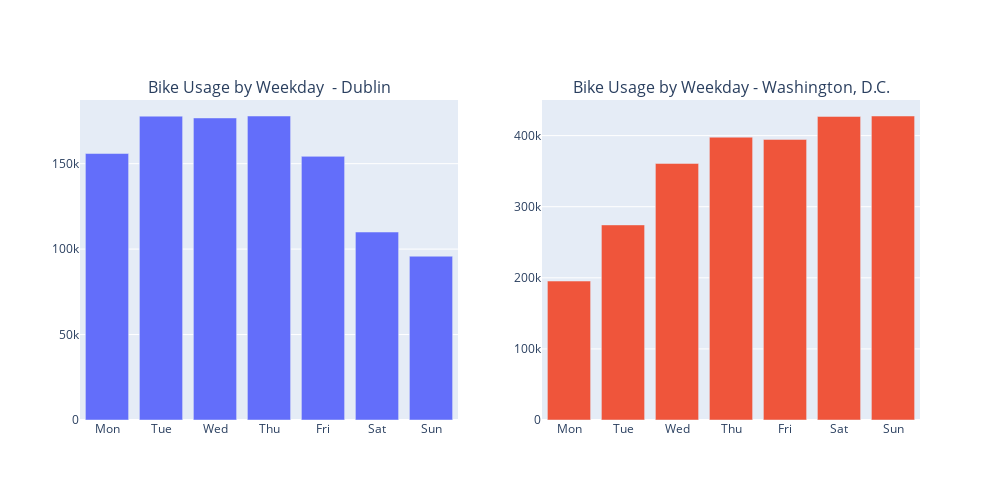

The notebook cell saved with this chart:
### Markdown cell above
# Number of trips by weekday and Location
The best approach to perform these chart, is using a dinamic apresentation, and for this purpose, a dashboart using dash and plotly will be created

### Code cell
# Prepare the Plot for Dublin
bike_usage['WEEKDAY'] = bike_usage['TIME'].dt.weekday
dublin_weekady = bike_usage.groupby(['WEEKDAY']).agg( TRIPS=('TRIPS', 'sum')).reset_index().sort_values('WEEKDAY', ascending=True)
# reneame the weedkday using a mpa 
dublin_weekady['WEEKDAY'] = dublin_weekady['WEEKDAY'].map({0:'Mon', 1:'Tue', 2:'Wed', 3:'Thu', 4:'Fri', 5:'Sat', 6:'Sun'})


# Prepare Weekday dataset
capital_df['WEEKDAY'] = capital_df['started_at'].dt.weekday


capital_weekady = capital_df.groupby(['WEEKDAY']).agg(TRIPS=('TRIPS', 'sum')).reset_index().sort_values('WEEKDAY', ascending=True)


# reneame the weedkday using a mpa 
capital_weekady['WEEKDAY'] = capital_weekady['WEEKDAY'].map({0:'Mon', 1:'Tue', 2:'Wed', 3:'Thu', 4:'Fri', 5:'Sat', 6:'Sun'})





# Create subplots
bike_usage_weekday = make_subplots(rows=1, cols=2, subplot_titles=('Bike Usage by Weekday  - Dublin', 'Bike Usage by Weekday - Washington, D.C.'))

 
# Add traces for Dublin
plt_dublin_weekady = go.Bar(x=dublin_weekady['WEEKDAY'], y=dublin_weekady['TRIPS'])
bike_usage_weekday.add_trace(plt_dublin_weekady, row=1, col=1)

# Add traces for Washington, D.C.
plt_capital_weekady = go.Bar(x=capital_weekady['WEEKDAY'], y=capital_month['TRIPS'], name='Washington, D.C.')
bike_usage_weekday.add_trace(plt_capital_weekady, row=1, col=2)

# Update layout
bike_usage_weekday.update_layout(width=1000, height=500, showlegend=False)

# Display the figure
bike_usage_weekday.show()

### Figure 1 — Plotly figure (JSON) as saved in the notebook; plotly's stock layout.template omitted (floating-point values rounded to 4 significant figures)
{"data": [{"type": "bar", "x": ["Mon", "Tue", "Wed", "Thu", "Fri", "Sat", "Sun"], "xaxis": "x", "y": [155927, 177797, 176747, 177887, 154264, 109998, 95842], "yaxis": "y"}, {"name": "Washington, D.C.", "type": "bar", "x": ["Mon", "Tue", "Wed", "Thu", "Fri", "Sat", "Sun"], "xaxis": "x2", "y": [195428, 274401, 360858, 397817, 394665, 426983, 427582, 405157, 434475, 311180], "yaxis": "y2"}], "layout": {"annotations": [{"font": {"size": 16}, "showarrow": false, "text": "Bike Usage by Weekday  - Dublin", "x": 0.225, "xanchor": "center", "xref": "paper", "y": 1, "yanchor": "bottom", "yref": "paper"}, {"font": {"size": 16}, "showarrow": false, "text": "Bike Usage by Weekday - Washington, D.C.", "x": 0.775, "xanchor": "center", "xref": "paper", "y": 1, "yanchor": "bottom", "yref": "paper"}], "height": 500, "showlegend": false, "width": 1000, "xaxis": {"anchor": "y", "autorange": true, "domain": [0, 0.45], "range": [-0.5, 6.5], "type": "category"}, "xaxis2": {"anchor": "y2", "autorange": true, "domain": [0.55, 1], "range": [-0.5, 6.5], "type": "category"}, "yaxis": {"anchor": "x", "autorange": true, "domain": [0, 1], "range": [0, 187200.0], "type": "linear"}, "yaxis2": {"anchor": "x2", "autorange": true, "domain": [0, 1], "range": [0, 450100.0], "type": "linear"}}}
